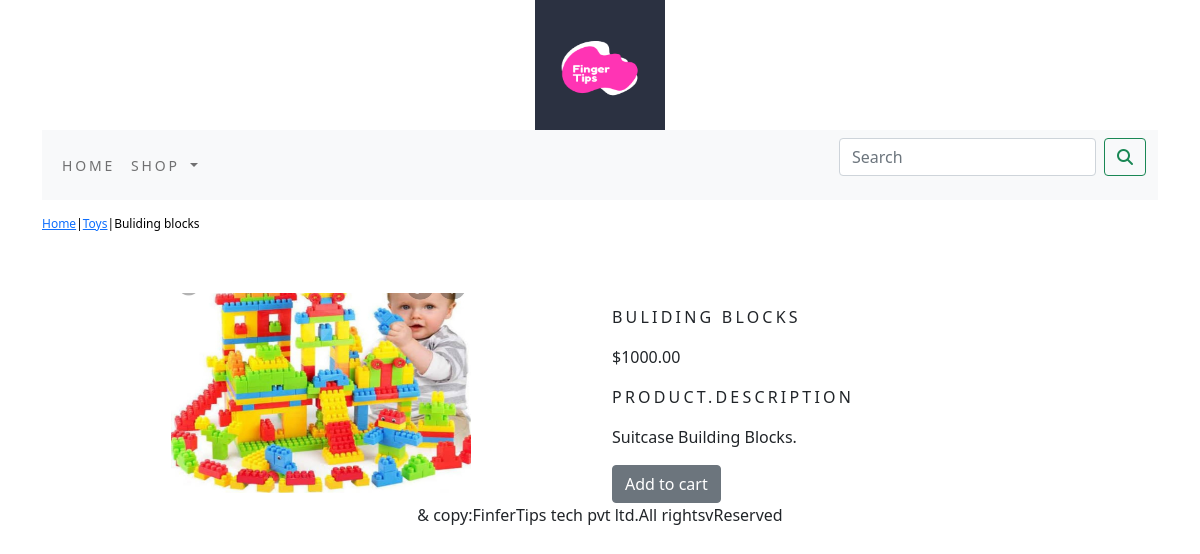
Page /shop1/toys/buliding-blocks/ on the committed database.
### shop1/models.py (models this page shows, shortened)
class Product(models.Model):
    name=models.CharField(max_length=250,unique=True)
    slug = models.SlugField(max_length=250, unique=True)
    description = models.TextField(blank=True)
    price=models.DecimalField(max_digits=10,decimal_places=2)
    category=models.ForeignKey(Category,on_delete=models.CASCADE)
    image = models.ImageField(upload_to='product', blank=True)
    stock = models.IntegerField()
    available=models.BooleanField(default=True)
    created=models.DateTimeField(auto_now_add=True)
    updated=models.DateTimeField(auto_now=True)
    class Meta:
        ordering = ('name',)
        verbose_name = 'product'
        verbose_name_plural = 'products'

class Category(models.Model):
    name=models.CharField(max_length=250,unique=True)
    slug=models.SlugField(max_length=250,unique=True)
    description=models.TextField(blank=True)
    image=models.ImageField(upload_to='category',blank=True)
    class Meta:
        ordering=('name',)
        verbose_name='category'
        verbose_name_plural='categories'
    def get_url(self):
        return reverse('shop1:Products_by_category', args=[self.slug])
    def __str__(self):
        return '{}'.format(self.name)

### shop1/views.py (the view)
# urls.py: path('<slug:c_slug>/<slug:product_slug>/', views.proDetail, name='prodCardetail'),
def proDetail(request,c_slug,product_slug):
    try:
        product=Product.objects.get(category__slug=c_slug,slug=product_slug)
    except Exception as e:
        raise e
    return render(request,"products.html",{'product':product})

### cart/context_processors.py (called while the page is built)
def counter(request):
    item_count=0
    if 'admin' in request.path:
        return  {}
    else:
        try:
            cart=Cart.objects.filter(cart_id=_cart_id(request))
            cart_items=CartItem.objects.all().filter(cart=cart[:1])
            for cart_item in cart_items:
                item_count += cart_item.quantity
        except Cart.DoesNotExist:
            item_count=0
    return dict(item_count=item_count)

### cart/views.py (called while the page is built)
def _cart_id(request):
    cart=request.session.session_key
    if not cart:
        cart=request.session.create()
    return cart

### shop1/context_processors.py (called while the page is built)
def menu_links(request):
    links=Category.objects.all()
    return dict(links=links)

### shop1/templates/products.html (shortened to what this page needs)
{% extends 'base.html' %}
{% load static %}
{% block content %}
<div class="rom my_prod_row_class">
     <div class="mx_auto">
          <p><a href="{% url 'shop1:allProdCat' %}">Home</a>|<a href="{{product.category.get_url}}">{{product.category}}</a>|{{product.name}}</p>
     </div>
</div>
<div class="container">
<br>
<div class="row">
    <div class="col-12 col-sm-12 col-md-12 col-lg-6 text-center">
        <div style="min-width:18rem">
            <img src="{{product.image.url}}" alt="{{product.name}}" width="300px;" height="200px;">
        </div>
    </div>
        <div class="col-12 col-sm-12 col-md-12 col-lg-6">
            <div>
            <h1 class="my_prod_title">{{product.name}}</h1>
            <p>${{product.price}}</p>
            <p class="my_title">Product.Description</p>
            <p class="text-justify my_prod_text">{{product.description}}</p>
            {% if product.stock <= 0 %}
            <p class="text-justify my_prod_text"><b>Out of stock</b></p>
            {% else %}
            <a class="btn btn-secondary" href="{% url 'cart:add_cart' product.id %}">Add to cart</a>
            {% endif %}
        </div>
    </div>
</div>
</div>
</div>
{% endblock %}

### shop1/static/css/custom.css (style rules this page uses)
body { font-family: 'Roboto', sans-serif; }
.my_title { font-size:16px; text-transform:uppercase; letter-spacing: .2em; }
.my_prod_row_class { padding-top:15px; padding-bottom:20px; }
.my_prod_row_class .mx_auto { color:#000; font-size:12px; text-decoration:none; }
.my_prod_title { font-size:16px; text-transform:uppercase; letter-spacing:.2em; padding-top:15px; padding-bottom:10px; }
.my_prod_text { padding-right:20px; }

### rows in the picture
Product: category "Toys", name "Buliding blocks", image (picture), name "BULIDING BLOCKS", price "1000.00", description "Suitcase Building Blocks."
